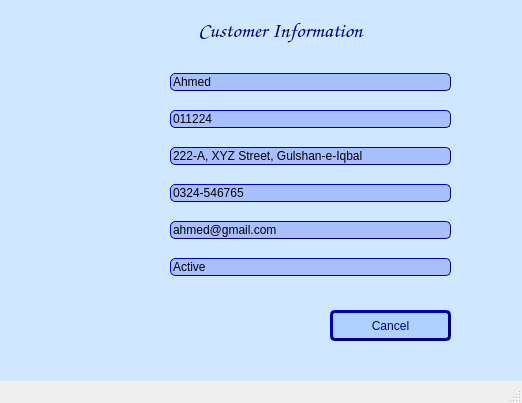
<?xml version="1.0" encoding="UTF-8"?>
<ui version="4.0">
 <class>MainWindow</class>
 <widget class="QMainWindow" name="MainWindow">
  <property name="geometry">
   <rect>
    <x>0</x>
    <y>0</y>
    <width>522</width>
    <height>403</height>
   </rect>
  </property>
  <property name="windowTitle">
   <string>MainWindow</string>
  </property>
  <widget class="QWidget" name="centralwidget">
   <widget class="QWidget" name="layoutWidget">
    <property name="geometry">
     <rect>
      <x>170</x>
      <y>60</y>
      <width>281</width>
      <height>231</height>
     </rect>
    </property>
    <layout class="QVBoxLayout" name="verticalLayout">
     <item>
      <widget class="QLineEdit" name="titleLineedit">
       <property name="styleSheet">
        <string notr="true">background-color: rgb(169, 192, 255);
border-style: outset;
border-width: 1px;
border-radius: 5px;
border-color: #00007f;</string>
       </property>
       <property name="text">
        <string>Ahmed</string>
       </property>
      </widget>
     </item>
     <item>
      <widget class="QLineEdit" name="titleLineedit_2">
       <property name="styleSheet">
        <string notr="true">background-color: rgb(169, 192, 255);
border-style: outset;
border-width: 1px;
border-radius: 5px;
border-color: #00007f;</string>
       </property>
       <property name="text">
        <string>011224</string>
       </property>
      </widget>
     </item>
     <item>
      <widget class="QLineEdit" name="lineEdit">
       <property name="styleSheet">
        <string notr="true">background-color: rgb(169, 192, 255);
border-style: outset;
border-width: 1px;
border-radius: 5px;
border-color: #00007f;</string>
       </property>
       <property name="text">
        <string>222-A, XYZ Street, Gulshan-e-Iqbal</string>
       </property>
      </widget>
     </item>
     <item>
      <widget class="QLineEdit" name="lineEdit_2">
       <property name="styleSheet">
        <string notr="true">background-color: rgb(169, 192, 255);
border-style: outset;
border-width: 1px;
border-radius: 5px;
border-color: #00007f;</string>
       </property>
       <property name="text">
        <string>0324-546765</string>
       </property>
      </widget>
     </item>
     <item>
      <widget class="QLineEdit" name="lineEdit_3">
       <property name="styleSheet">
        <string notr="true">background-color: rgb(169, 192, 255);
border-style: outset;
border-width: 1px;
border-radius: 5px;
border-color: #00007f;</string>
       </property>
       <property name="text">
        <string>ahmed@gmail.com</string>
       </property>
      </widget>
     </item>
     <item>
      <widget class="QLineEdit" name="lineEdit_4">
       <property name="styleSheet">
        <string notr="true">background-color: rgb(169, 192, 255);
border-style: outset;
border-width: 1px;
border-radius: 5px;
border-color: #00007f;</string>
       </property>
       <property name="text">
        <string>Active</string>
       </property>
      </widget>
     </item>
    </layout>
   </widget>
   <widget class="QWidget" name="layoutWidget">
    <property name="geometry">
     <rect>
      <x>70</x>
      <y>60</y>
      <width>87</width>
      <height>221</height>
     </rect>
    </property>
    <layout class="QVBoxLayout" name="verticalLayout_2">
     <item>
      <widget class="QLabel" name="label">
       <property name="styleSheet">
        <string notr="true">font: 8pt &quot;Comic Sans MS&quot;;
color:rgb(0, 0, 127)</string>
       </property>
       <property name="text">
        <string>Name:</string>
       </property>
      </widget>
     </item>
     <item>
      <widget class="QLabel" name="label_2">
       <property name="styleSheet">
        <string notr="true">font: 8pt &quot;Comic Sans MS&quot;;
color:rgb(0, 0, 127)</string>
       </property>
       <property name="text">
        <string>ID</string>
       </property>
      </widget>
     </item>
     <item>
      <widget class="QLabel" name="label_4">
       <property name="styleSheet">
        <string notr="true">font: 8pt &quot;Comic Sans MS&quot;;
color:rgb(0, 0, 127)</string>
       </property>
       <property name="text">
        <string>Address:</string>
       </property>
       <property name="alignment">
        <set>Qt::AlignLeading|Qt::AlignLeft|Qt::AlignVCenter</set>
       </property>
      </widget>
     </item>
     <item>
      <widget class="QLabel" name="label_5">
       <property name="styleSheet">
        <string notr="true">font: 8pt &quot;Comic Sans MS&quot;;
color:rgb(0, 0, 127)</string>
       </property>
       <property name="text">
        <string>Contact:</string>
       </property>
      </widget>
     </item>
     <item>
      <widget class="QLabel" name="label_6">
       <property name="styleSheet">
        <string notr="true">font: 8pt &quot;Comic Sans MS&quot;;
color:rgb(0, 0, 127)</string>
       </property>
       <property name="text">
        <string>Email</string>
       </property>
      </widget>
     </item>
     <item>
      <widget class="QLabel" name="label_7">
       <property name="styleSheet">
        <string notr="true">font: 8pt &quot;Comic Sans MS&quot;;
color:rgb(0, 0, 127)</string>
       </property>
       <property name="text">
        <string>Activity Status:</string>
       </property>
      </widget>
     </item>
    </layout>
   </widget>
   <widget class="QPushButton" name="viewButton_5">
    <property name="geometry">
     <rect>
      <x>330</x>
      <y>310</y>
      <width>121</width>
      <height>31</height>
     </rect>
    </property>
    <property name="styleSheet">
     <string notr="true">background-color: rgb(174, 209, 255);
font: 10pt &quot;Comic Sans MS&quot;;
color: #00007f;
border-style: outset;
border-width: 3px;
border-radius: 5px;
border-color: #00007f;
</string>
    </property>
    <property name="text">
     <string>Cancel</string>
    </property>
   </widget>
   <widget class="QLabel" name="label_12">
    <property name="geometry">
     <rect>
      <x>180</x>
      <y>10</y>
      <width>201</width>
      <height>41</height>
     </rect>
    </property>
    <property name="font">
     <font>
      <family>Comic Sans MS</family>
      <pointsize>16</pointsize>
     </font>
    </property>
    <property name="styleSheet">
     <string notr="true"/>
    </property>
    <property name="text">
     <string>&lt;html&gt;&lt;head/&gt;&lt;body&gt;&lt;p&gt;&lt;span style=&quot; color:#00007f;&quot;&gt;Customer Information&lt;/span&gt;&lt;/p&gt;&lt;/body&gt;&lt;/html&gt;</string>
    </property>
    <property name="alignment">
     <set>Qt::AlignCenter</set>
    </property>
   </widget>
   <widget class="QLabel" name="label_8">
    <property name="geometry">
     <rect>
      <x>-20</x>
      <y>-30</y>
      <width>831</width>
      <height>701</height>
     </rect>
    </property>
    <property name="autoFillBackground">
     <bool>false</bool>
    </property>
    <property name="styleSheet">
     <string notr="true">

background-color: rgb(207, 232, 255);
</string>
    </property>
    <property name="frameShape">
     <enum>QFrame::Panel</enum>
    </property>
    <property name="text">
     <string/>
    </property>
   </widget>
   <zorder>label_8</zorder>
   <zorder>layoutWidget</zorder>
   <zorder>layoutWidget</zorder>
   <zorder>viewButton_5</zorder>
   <zorder>label_12</zorder>
  </widget>
  <widget class="QMenuBar" name="menubar">
   <property name="geometry">
    <rect>
     <x>0</x>
     <y>0</y>
     <width>522</width>
     <height>18</height>
    </rect>
   </property>
  </widget>
  <widget class="QStatusBar" name="statusbar"/>
 </widget>
 <resources/>
 <connections/>
</ui>
